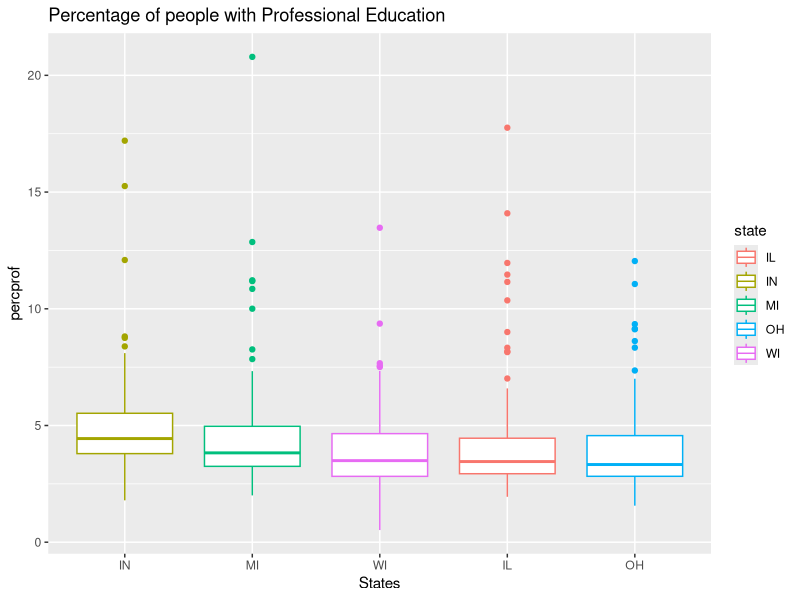
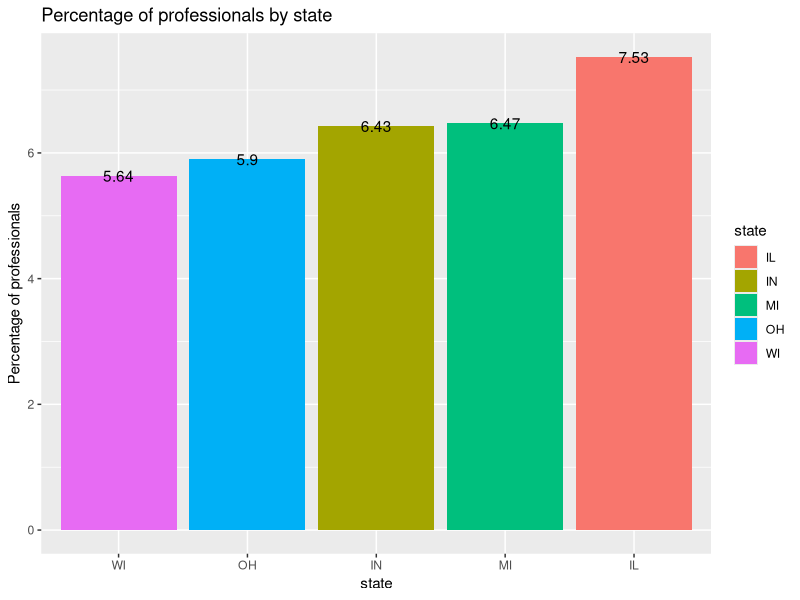
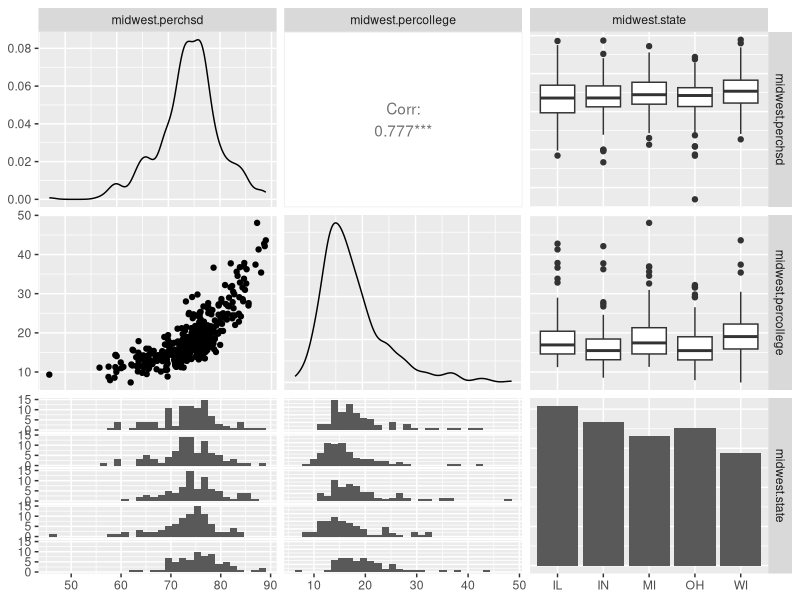
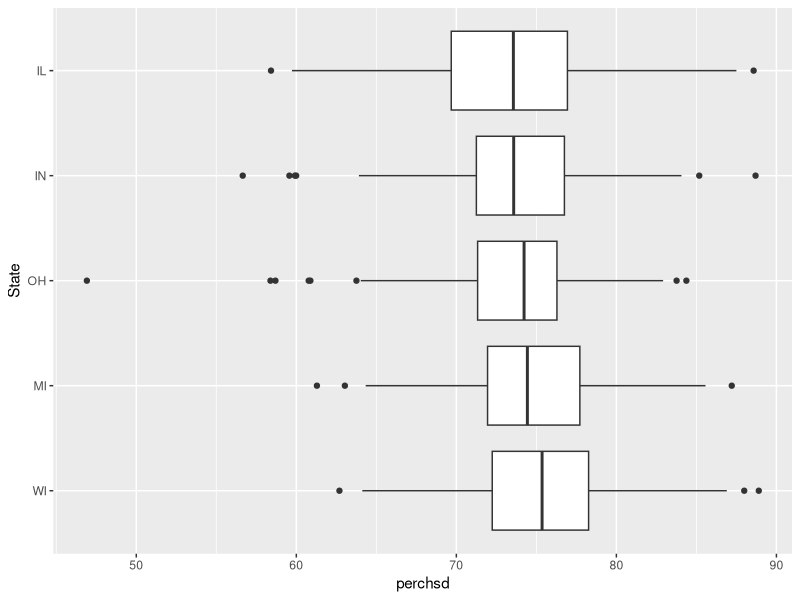
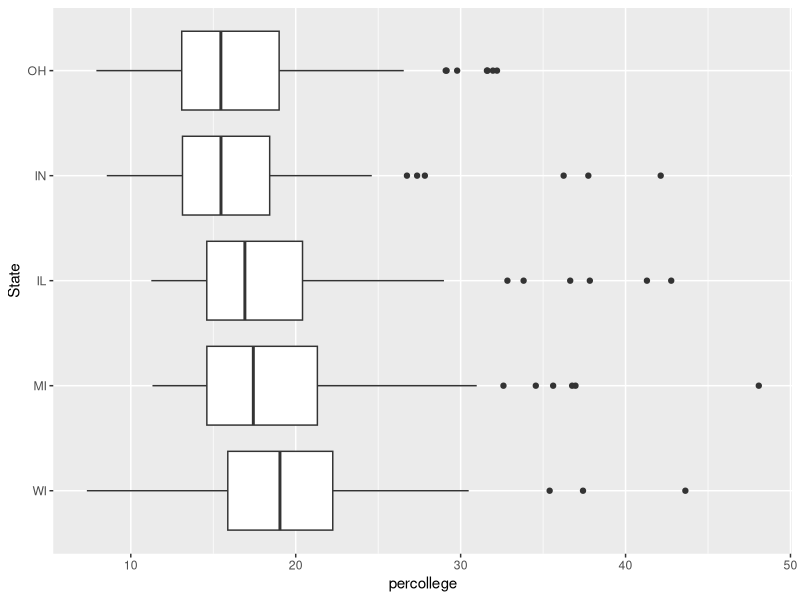
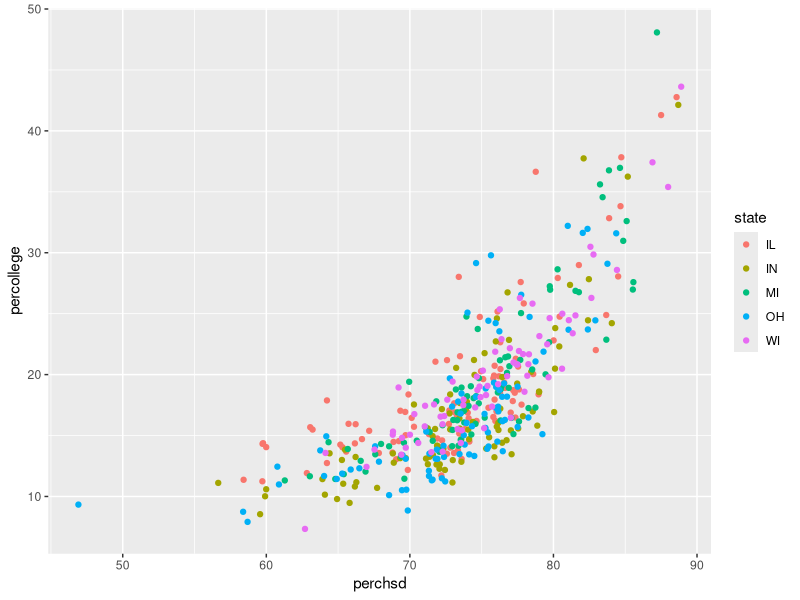
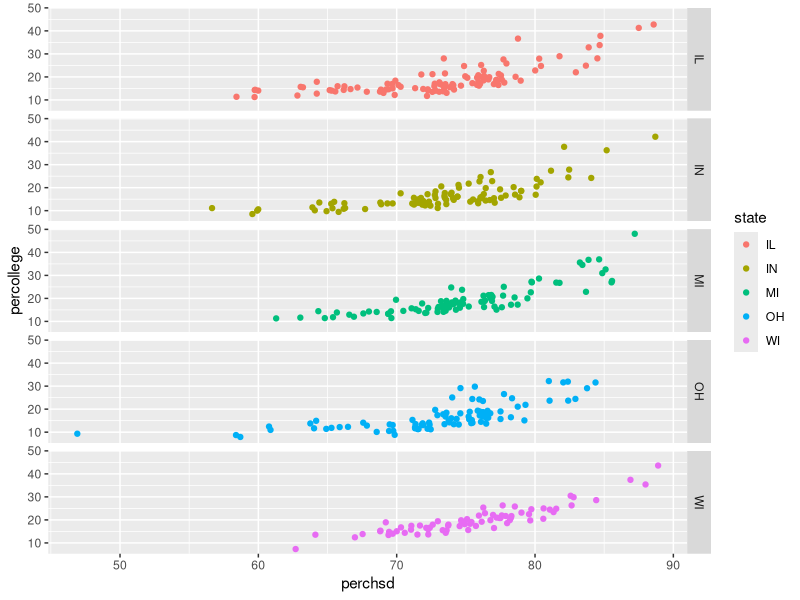

These charts were generated, in order, by the following R code: (Note: this script raises an error after producing the figures.)
## ---- chunk 1
library(ggplot2)
# install.packages("magrittr")
# Instead of using transformation, magrittr package is used to group the data as per requirement.
library(magrittr)
# Required to use group_by functionality 
library(dplyr)

# Load the midwest data
data(midwest)
ggplot(midwest , aes(reorder(state, -percprof, median) , percprof)) + 
    geom_boxplot(aes(color=state)) +
    scale_x_discrete("States") +
    ggtitle("Percentage of people with Professional Education")

# transform and group the data
mdwst = midwest %>% group_by(state) %>% 
                    summarize(minPercprof = min(percprof), 
                    q1Percprof = quantile(percprof, 0.25), 
                    meanPercprof = mean(percprof), 
                    medianPercprof = median(percprof), 
                    q3Percprof = quantile(percprof, 0.75), 
                    maxPercprof = max(percprof),
                    stdPercprof = sd(percprof))

print(mdwst)

# The number of professional in the each state
midwest$percprofdist = midwest$percprof * midwest$poptotal

# Create a table to contain total professional and their percentage across states
mdwst_dist =  midwest  %>% group_by(state) %>% 
  summarise(poptotal_states =sum(poptotal) , 
            percprofdist_states = sum(percprofdist),
            percprof_states = sum(percprofdist)/sum(poptotal))
print(mdwst_dist)

#  If you want the heights of the bars to represent values in the data, use stat="identity" and map a value to the y aesthetic.

ggplot(mdwst_dist, aes(x=reorder(mdwst_dist$state,mdwst_dist$percprof_states), y =mdwst_dist$percprof_states)) + 
    geom_bar(stat='identity', aes(fill=state)) +
    ylab("Percentage of professionals") +
    scale_x_discrete("state") +
    geom_text(aes(label= round(mdwst_dist$percprof_states,2))) +
    ggtitle("Percentage of professionals by state ")
## ---- chunk 2
data(midwest)
#install.packages("GGally")
library(GGally)
schcoledu = data.frame(midwest$perchsd,midwest$percollege,midwest$state)
ggpairs(schcoledu)

ggplot(midwest, aes(reorder(state, -perchsd, median), perchsd)) +
geom_boxplot() +
coord_flip() +
scale_x_discrete("State")

# a boxplot of percollege vs. state
ggplot(midwest, aes(reorder(state, -percollege, median), percollege)) +
geom_boxplot() +
coord_flip() +
scale_x_discrete("State")

#plot perchsd vs. percollege
qplot(x=perchsd,y=percollege,data=midwest,xlab="perchsd", ylab="percollege",col=state)
qplot(x=perchsd,y=percollege,data=midwest,xlab="perchsd", ylab="percollege",col=state, facets =state~.)

# transform and group the data
mdwst = midwest %>% group_by(state) %>% 
                    summarize(minPerchsd = min(perchsd), 
                    q1Perchsd = quantile(perchsd, 0.25), 
                    meanPerchsd = mean(perchsd), 
                    medianPerchsd = median(perchsd), 
                    q3Perchsd = quantile(perchsd, 0.75), 
                    maxPerchsd = max(perchsd),
                    stdPerchsd = sd(perchsd),
                    minPerchsd = min(percollege), 
                    q1Perchsd = quantile(percollege, 0.25), 
                    meanPercollege = mean(percollege), 
                    medianPercollege = median(percollege), 
                    q3Percollege = quantile(percollege, 0.75), 
                    maxPercollege = max(percollege),
                    stdPercollege = sd(percollege),
                    corr = cor.test(perchsd, percollege))$estimate
print(mdwst)

